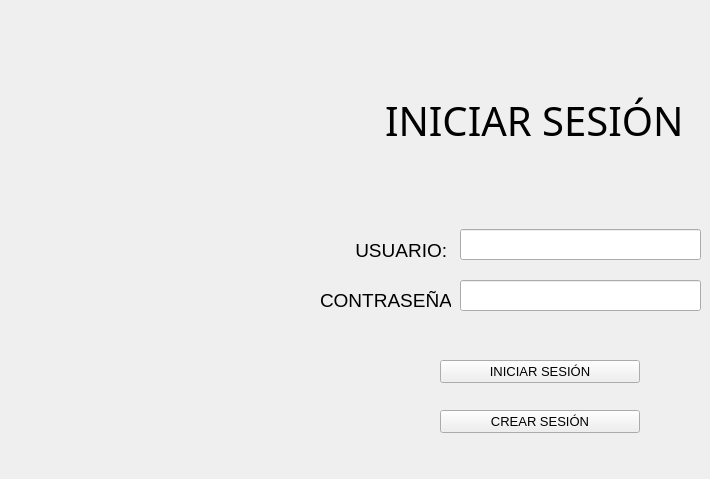
    <widget class="QWidget" name="IniciarSesion">
     <widget class="QLineEdit" name="lineEdit_2">
      <property name="geometry">
       <rect>
        <x>460</x>
        <y>280</y>
        <width>241</width>
        <height>31</height>
       </rect>
      </property>
     </widget>
     <widget class="QPushButton" name="pushButton">
      <property name="geometry">
       <rect>
        <x>440</x>
        <y>360</y>
        <width>200</width>
        <height>23</height>
       </rect>
      </property>
      <property name="font">
       <font>
        <pointsize>10</pointsize>
        <weight>50</weight>
        <bold>false</bold>
       </font>
      </property>
      <property name="text">
       <string>INICIAR SESIÓN</string>
      </property>
     </widget>
     <widget class="QPushButton" name="pushButton_2">
      <property name="geometry">
       <rect>
        <x>440</x>
        <y>410</y>
        <width>200</width>
        <height>23</height>
       </rect>
      </property>
      <property name="font">
       <font>
        <pointsize>10</pointsize>
        <weight>50</weight>
        <bold>false</bold>
       </font>
      </property>
      <property name="text">
       <string>CREAR SESIÓN</string>
      </property>
     </widget>
     <widget class="QLabel" name="label_32">
      <property name="geometry">
       <rect>
        <x>385</x>
        <y>70</y>
        <width>310</width>
        <height>100</height>
       </rect>
      </property>
      <property name="font">
       <font>
        <family>Shrikhand</family>
        <pointsize>30</pointsize>
        <weight>50</weight>
        <italic>false</italic>
        <bold>false</bold>
       </font>
      </property>
      <property name="text">
       <string>INICIAR SESIÓN</string>
      </property>
     </widget>
     <widget class="QLabel" name="label_2">
      <property name="geometry">
       <rect>
        <x>440</x>
        <y>450</y>
        <width>201</width>
        <height>20</height>
       </rect>
      </property>
      <property name="palette">
       <palette>
        <active>
         <colorrole role="WindowText">
          <brush brushstyle="SolidPattern">
           <color alpha="255">
            <red>255</red>
            <green>0</green>
            <blue>0</blue>
           </color>
          </brush>
         </colorrole>
         <colorrole role="Button">
          <brush brushstyle="SolidPattern">
           <color alpha="255">
            <red>255</red>
            <green>0</green>
            <blue>0</blue>
           </color>
          </brush>
         </colorrole>
         <colorrole role="Light">
          <brush brushstyle="SolidPattern">
           <color alpha="255">
            <red>255</red>
            <green>127</green>
            <blue>127</blue>
           </color>
          </brush>
         </colorrole>
         <colorrole role="Midlight">
          <brush brushstyle="SolidPattern">
           <color alpha="255">
            <red>255</red>
            <green>63</green>
            <blue>63</blue>
           </color>
          </brush>
         </colorrole>
         <colorrole role="Dark">
          <brush brushstyle="SolidPattern">
           <color alpha="255">
            <red>127</red>
            <green>0</green>
            <blue>0</blue>
           </color>
          </brush>
         </colorrole>
         <colorrole role="Mid">
          <brush brushstyle="SolidPattern">
           <color alpha="255">
            <red>170</red>
            <green>0</green>
            <blue>0</blue>
           </color>
          </brush>
         </colorrole>
         <colorrole role="Text">
          <brush brushstyle="SolidPattern">
           <color alpha="255">
            <red>0</red>
            <green>0</green>
            <blue>0</blue>
           </color>
          </brush>
         </colorrole>
         <colorrole role="BrightText">
          <brush brushstyle="SolidPattern">
           <color alpha="255">
            <red>255</red>
            <green>255</green>
            <blue>255</blue>
           </color>
          </brush>
         </colorrole>
         <colorrole role="ButtonText">
          <brush brushstyle="SolidPattern">
           <color alpha="255">
            <red>0</red>
            <green>0</green>
            <blue>0</blue>
           </color>
          </brush>
         </colorrole>
         <colorrole role="Base">
          <brush brushstyle="SolidPattern">
           <color alpha="255">
            <red>255</red>
            <green>255</green>
            <blue>255</blue>
           </color>
          </brush>
         </colorrole>
         <colorrole role="Window">
          <brush brushstyle="SolidPattern">
           <color alpha="255">
            <red>255</red>
            <green>0</green>
            <blue>0</blue>
           </color>
          </brush>
         </colorrole>
         <colorrole role="Shadow">
          <brush brushstyle="SolidPattern">
           <color alpha="255">
            <red>0</red>
            <green>0</green>
            <blue>0</blue>
           </color>
          </brush>
         </colorrole>
         <colorrole role="AlternateBase">
          <brush brushstyle="SolidPattern">
           <color alpha="255">
            <red>255</red>
            <green>127</green>
            <blue>127</blue>
           </color>
          </brush>
         </colorrole>
         <colorrole role="ToolTipBase">
          <brush brushstyle="SolidPattern">
           <color alpha="255">
            <red>255</red>
            <green>255</green>
            <blue>220</blue>
           </color>
          </brush>
         </colorrole>
         <colorrole role="ToolTipText">
          <brush brushstyle="SolidPattern">
           <color alpha="255">
            <red>0</red>
            <green>0</green>
            <blue>0</blue>
           </color>
          </brush>
         </colorrole>
         <colorrole role="PlaceholderText">
          <brush brushstyle="NoBrush">
           <color alpha="128">
            <red>0</red>
            <green>0</green>
            <blue>0</blue>
           </color>
          </brush>
         </colorrole>
        </active>
        <inactive>
         <colorrole role="WindowText">
          <brush brushstyle="SolidPattern">
           <color alpha="255">
            <red>255</red>
            <green>0</green>
            <blue>0</blue>
           </color>
          </brush>
         </colorrole>
         <colorrole role="Button">
          <brush brushstyle="SolidPattern">
           <color alpha="255">
            <red>255</red>
            <green>0</green>
            <blue>0</blue>
           </color>
          </brush>
         </colorrole>
         <colorrole role="Light">
          <brush brushstyle="SolidPattern">
           <color alpha="255">
            <red>255</red>
            <green>127</green>
            <blue>127</blue>
           </color>
          </brush>
         </colorrole>
         <colorrole role="Midlight">
          <brush brushstyle="SolidPattern">
           <color alpha="255">
            <red>255</red>
            <green>63</green>
            <blue>63</blue>
           </color>
          </brush>
         </colorrole>
         <colorrole role="Dark">
          <brush brushstyle="SolidPattern">
           <color alpha="255">
            <red>127</red>
            <green>0</green>
            <blue>0</blue>
           </color>
          </brush>
         </colorrole>
         <colorrole role="Mid">
          <brush brushstyle="SolidPattern">
           <color alpha="255">
            <red>170</red>
            <green>0</green>
            <blue>0</blue>
           </color>
          </brush>
         </colorrole>
         <colorrole role="Text">
          <brush brushstyle="SolidPattern">
           <color alpha="255">
            <red>0</red>
            <green>0</green>
            <blue>0</blue>
           </color>
          </brush>
         </colorrole>
         <colorrole role="BrightText">
          <brush brushstyle="SolidPattern">
           <color alpha="255">
            <red>255</red>
            <green>255</green>
            <blue>255</blue>
           </color>
          </brush>
         </colorrole>
         <colorrole role="ButtonText">
          <brush brushstyle="SolidPattern">
           <color alpha="255">
            <red>0</red>
            <green>0</green>
            <blue>0</blue>
           </color>
          </brush>
         </colorrole>
         <colorrole role="Base">
          <brush brushstyle="SolidPattern">
           <color alpha="255">
            <red>255</red>
            <green>255</green>
            <blue>255</blue>
           </color>
          </brush>
         </colorrole>
         <colorrole role="Window">
          <brush brushstyle="SolidPattern">
           <color alpha="255">
            <red>255</red>
            <green>0</green>
            <blue>0</blue>
           </color>
          </brush>
         </colorrole>
         <colorrole role="Shadow">
          <brush brushstyle="SolidPattern">
           <color alpha="255">
            <red>0</red>
            <green>0</green>
            <blue>0</blue>
           </color>
          </brush>
         </colorrole>
         <colorrole role="AlternateBase">
          <brush brushstyle="SolidPattern">
           <color alpha="255">
            <red>255</red>
            <green>127</green>
            <blue>127</blue>
           </color>
          </brush>
         </colorrole>
         <colorrole role="ToolTipBase">
          <brush brushstyle="SolidPattern">
           <color alpha="255">
            <red>255</red>
            <green>255</green>
            <blue>220</blue>
           </color>
          </brush>
         </colorrole>
         <colorrole role="ToolTipText">
          <brush brushstyle="SolidPattern">
           <color alpha="255">
            <red>0</red>
            <green>0</green>
            <blue>0</blue>
           </color>
          </brush>
         </colorrole>
         <colorrole role="PlaceholderText">
          <brush brushstyle="NoBrush">
           <color alpha="128">
            <red>0</red>
            <green>0</green>
            <blue>0</blue>
           </color>
          </brush>
         </colorrole>
        </inactive>
        <disabled>
         <colorrole role="WindowText">
          <brush brushstyle="SolidPattern">
           <color alpha="255">
            <red>127</red>
            <green>0</green>
            <blue>0</blue>
           </color>
          </brush>
         </colorrole>
         <colorrole role="Button">
          <brush brushstyle="SolidPattern">
           <color alpha="255">
            <red>255</red>
            <green>0</green>
            <blue>0</blue>
           </color>
          </brush>
         </colorrole>
         <colorrole role="Light">
          <brush brushstyle="SolidPattern">
           <color alpha="255">
            <red>255</red>
            <green>127</green>
            <blue>127</blue>
           </color>
          </brush>
         </colorrole>
         <colorrole role="Midlight">
          <brush brushstyle="SolidPattern">
           <color alpha="255">
            <red>255</red>
            <green>63</green>
            <blue>63</blue>
           </color>
          </brush>
         </colorrole>
         <colorrole role="Dark">
          <brush brushstyle="SolidPattern">
           <color alpha="255">
            <red>127</red>
            <green>0</green>
            <blue>0</blue>
           </color>
          </brush>
         </colorrole>
         <colorrole role="Mid">
          <brush brushstyle="SolidPattern">
           <color alpha="255">
            <red>170</red>
            <green>0</green>
            <blue>0</blue>
           </color>
          </brush>
         </colorrole>
         <colorrole role="Text">
          <brush brushstyle="SolidPattern">
           <color alpha="255">
            <red>127</red>
            <green>0</green>
            <blue>0</blue>
           </color>
          </brush>
         </colorrole>
         <colorrole role="BrightText">
          <brush brushstyle="SolidPattern">
           <color alpha="255">
            <red>255</red>
            <green>255</green>
            <blue>255</blue>
           </color>
          </brush>
         </colorrole>
         <colorrole role="ButtonText">
          <brush brushstyle="SolidPattern">
           <color alpha="255">
            <red>127</red>
            <green>0</green>
            <blue>0</blue>
           </color>
          </brush>
         </colorrole>
         <colorrole role="Base">
          <brush brushstyle="SolidPattern">
           <color alpha="255">
            <red>255</red>
            <green>0</green>
            <blue>0</blue>
           </color>
          </brush>
         </colorrole>
         <colorrole role="Window">
          <brush brushstyle="SolidPattern">
           <color alpha="255">
            <red>255</red>
            <green>0</green>
            <blue>0</blue>
           </color>
          </brush>
         </colorrole>
         <colorrole role="Shadow">
          <brush brushstyle="SolidPattern">
           <color alpha="255">
            <red>0</red>
            <green>0</green>
            <blue>0</blue>
           </color>
          </brush>
         </colorrole>
         <colorrole role="AlternateBase">
          <brush brushstyle="SolidPattern">
           <color alpha="255">
            <red>255</red>
            <green>0</green>
            <blue>0</blue>
           </color>
          </brush>
         </colorrole>
         <colorrole role="ToolTipBase">
          <brush brushstyle="SolidPattern">
           <color alpha="255">
            <red>255</red>
            <green>255</green>
            <blue>220</blue>
           </color>
          </brush>
         </colorrole>
         <colorrole role="ToolTipText">
          <brush brushstyle="SolidPattern">
           <color alpha="255">
            <red>0</red>
            <green>0</green>
            <blue>0</blue>
           </color>
          </brush>
         </colorrole>
         <colorrole role="PlaceholderText">
          <brush brushstyle="NoBrush">
           <color alpha="128">
            <red>0</red>
            <green>0</green>
            <blue>0</blue>
           </color>
          </brush>
         </colorrole>
        </disabled>
       </palette>
      </property>
      <property name="font">
       <font>
        <weight>50</weight>
        <bold>false</bold>
       </font>
      </property>
      <property name="layoutDirection">
       <enum>Qt::LeftToRight</enum>
      </property>
      <property name="text">
       <string/>
      </property>
      <property name="scaledContents">
       <bool>false</bool>
      </property>
      <property name="alignment">
       <set>Qt::AlignCenter</set>
      </property>
     </widget>
     <widget class="QLabel" name="label_33">
      <property name="geometry">
       <rect>
        <x>320</x>
        <y>290</y>
        <width>131</width>
        <height>21</height>
       </rect>
      </property>
      <property name="font">
       <font>
        <pointsize>14</pointsize>
        <weight>50</weight>
        <bold>false</bold>
       </font>
      </property>
      <property name="text">
       <string>CONTRASEÑA:</string>
      </property>
     </widget>
     <widget class="QLabel" name="label_34">
      <property name="geometry">
       <rect>
        <x>350</x>
        <y>240</y>
        <width>101</width>
        <height>21</height>
       </rect>
      </property>
      <property name="font">
       <font>
        <pointsize>14</pointsize>
        <weight>50</weight>
        <bold>false</bold>
       </font>
      </property>
      <property name="text">
       <string> USUARIO:</string>
      </property>
     </widget>
     <widget class="QLineEdit" name="lineEdit">
      <property name="geometry">
       <rect>
        <x>460</x>
        <y>229</y>
        <width>241</width>
        <height>31</height>
       </rect>
      </property>
     </widget>
    </widget>
